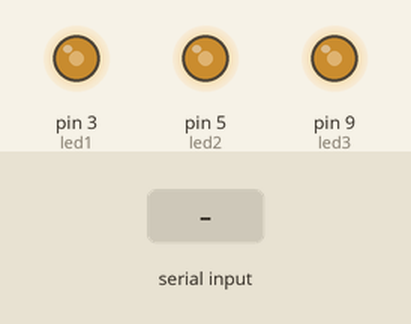
The sketch below on a simulated Arduino Uno, built with avr-gcc and run on an emulated ATmega328P. Shown: output pins drawn as LEDs (lit = HIGH). The test bench sets the inputs (shaded band). What the sketch prints to the serial monitor is not drawn.

Above: at 1.2 s.
1.3 s: "1 90\n" received over Serial
At 1.63 s:
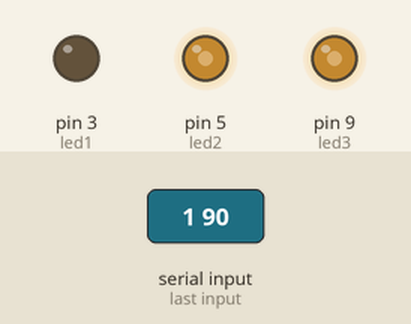
At 2.09 s:
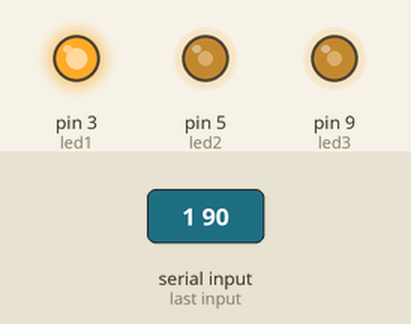
4.3 s: "5\n" received over Serial
Timing chart, 0 to 13.3 s (numbered marks = the images above; inputs shaded):
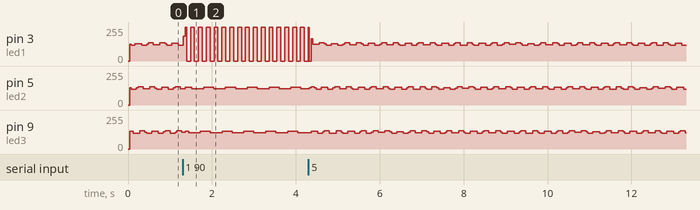

The sketch:

pranav52.ino
```cpp
//unsigned long now = 0;
#include<string.h>
unsigned long previousMillis[3];
int led1 = 3;
int led2 = 5;
int led3 = 9;

String str;

void setup() {
  Serial.begin(9600);
  pinMode(led1, OUTPUT);
  pinMode(led2, OUTPUT);
  pinMode(led3, OUTPUT);
}


void loop()
{
  int i=0;
  int k=0;
  String b[6];
  char a[100];
  if(Serial.available()>0)
  {
  str=Serial.readStringUntil('\n');
  }
  str.toCharArray(a,100);
  while(i!=str.length())
  {
    if(a[i]==' ')
    {
    b[k]=b[k]+a[i];
    k++;
    i++;
    }
    else
    {
      b[k]=b[k]+a[i];
      i++;
    }


  }


BlinkLed(led1,b[1].toInt(),0);
BlinkLed(led2,b[3].toInt(),1);
BlinkLed(led3,b[5].toInt(),2);
}


void BlinkLed (int led, int interval, int array1) {

  Serial.println(interval);

  if ((millis() - previousMillis[array1]) >= interval) {

    previousMillis[array1] = millis();

    digitalWrite(led, !digitalRead(led));

  }
}
```
